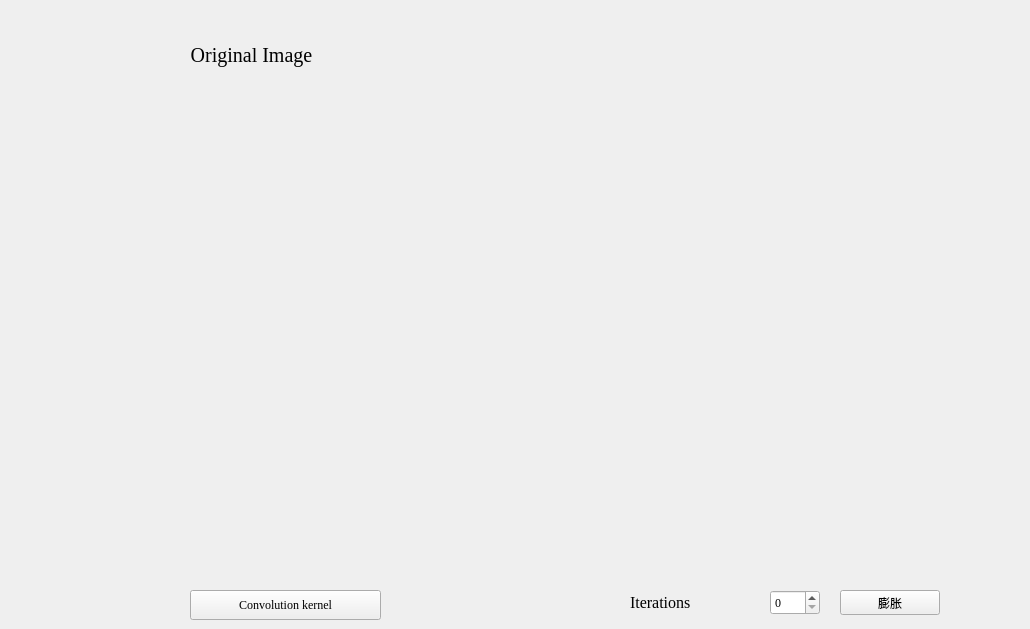
      <widget class="QWidget" name="page_6">
       <property name="font">
        <font>
         <family>Times New Roman</family>
        </font>
       </property>
       <widget class="QPushButton" name="pb_juanjihe">
        <property name="geometry">
         <rect>
          <x>190</x>
          <y>590</y>
          <width>191</width>
          <height>30</height>
         </rect>
        </property>
        <property name="text">
         <string>Convolution kernel</string>
        </property>
       </widget>
       <widget class="QLabel" name="label_Iterations">
        <property name="geometry">
         <rect>
          <x>630</x>
          <y>590</y>
          <width>120</width>
          <height>25</height>
         </rect>
        </property>
        <property name="font">
         <font>
          <family>Times New Roman</family>
          <pointsize>12</pointsize>
         </font>
        </property>
        <property name="text">
         <string>Iterations</string>
        </property>
       </widget>
       <widget class="QPushButton" name="gn_6">
        <property name="geometry">
         <rect>
          <x>840</x>
          <y>590</y>
          <width>100</width>
          <height>25</height>
         </rect>
        </property>
        <property name="text">
         <string>膨胀</string>
        </property>
       </widget>
       <widget class="QSpinBox" name="spinBox_6">
        <property name="geometry">
         <rect>
          <x>770</x>
          <y>590</y>
          <width>50</width>
          <height>25</height>
         </rect>
        </property>
       </widget>
       <widget class="QWidget" name="layoutWidget">
        <property name="geometry">
         <rect>
          <x>0</x>
          <y>40</y>
          <width>1021</width>
          <height>541</height>
         </rect>
        </property>
        <layout class="QHBoxLayout" name="horizontalLayout_9">
         <property name="spacing">
          <number>15</number>
         </property>
         <property name="leftMargin">
          <number>0</number>
         </property>
         <property name="rightMargin">
          <number>0</number>
         </property>
         <item>
          <layout class="QVBoxLayout" name="verticalLayout_13">
           <item>
            <widget class="QLabel" name="label_65">
             <property name="minimumSize">
              <size>
               <width>0</width>
               <height>30</height>
              </size>
             </property>
             <property name="maximumSize">
              <size>
               <width>16777215</width>
               <height>30</height>
              </size>
             </property>
             <property name="font">
              <font>
               <family>Times New Roman</family>
               <pointsize>15</pointsize>
              </font>
             </property>
             <property name="text">
              <string>Original Image</string>
             </property>
             <property name="alignment">
              <set>Qt::AlignCenter</set>
             </property>
            </widget>
           </item>
           <item>
            <widget class="QLabel" name="label_tu_61">
             <property name="text">
              <string/>
             </property>
            </widget>
           </item>
          </layout>
         </item>
         <item>
          <layout class="QVBoxLayout" name="verticalLayout_14">
           <item>
            <widget class="QLabel" name="label_66">
             <property name="minimumSize">
              <size>
               <width>0</width>
               <height>30</height>
              </size>
             </property>
             <property name="maximumSize">
              <size>
               <width>16777215</width>
               <height>30</height>
              </size>
             </property>
             <property name="font">
              <font>
               <family>Times New Roman</family>
               <pointsize>15</pointsize>
              </font>
             </property>
             <property name="text">
              <string/>
             </property>
             <property name="alignment">
              <set>Qt::AlignCenter</set>
             </property>
            </widget>
           </item>
           <item>
            <widget class="QLabel" name="label_tu_62">
             <property name="text">
              <string/>
             </property>
            </widget>
           </item>
          </layout>
         </item>
        </layout>
       </widget>
      </widget>
